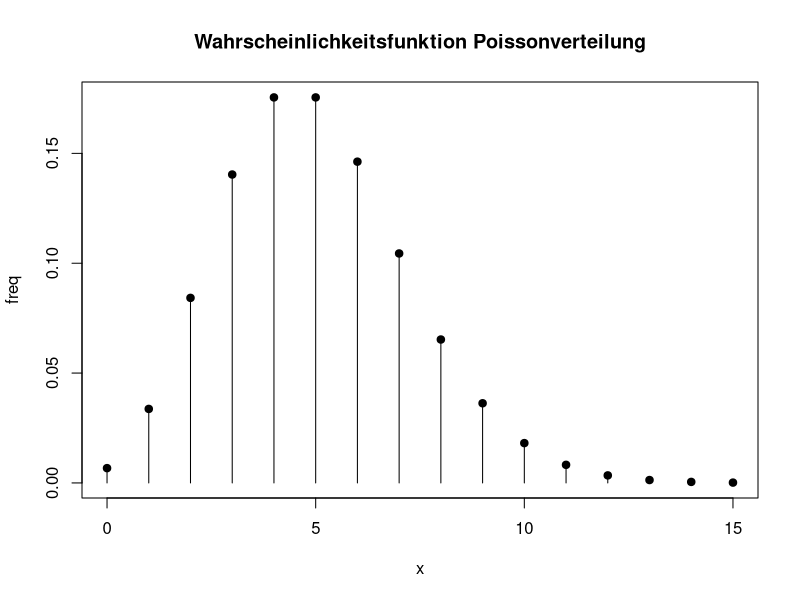
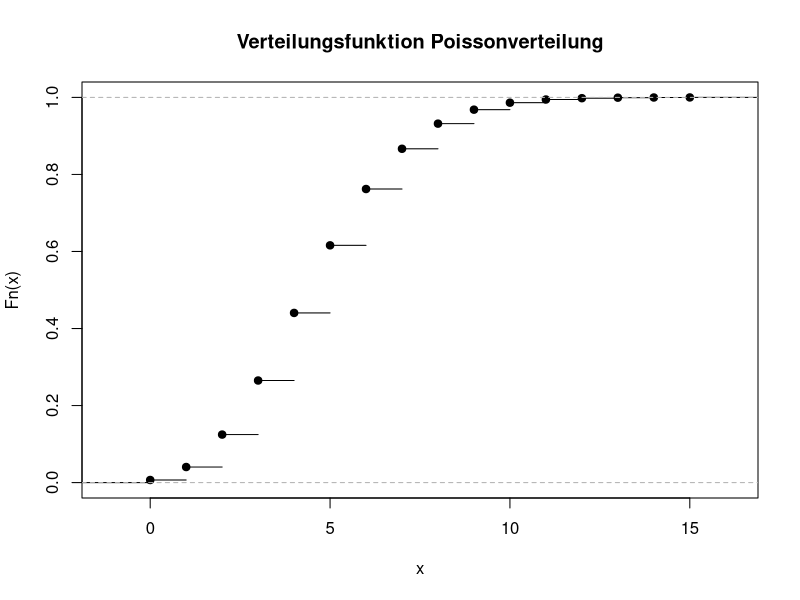

The R script that drew these images, in order:
l <- 5
x <- 0:(3*l)
freq <- dpois(x, lambda=l)
plot(x, freq, type="h", main="Wahrscheinlichkeitsfunktion Poissonverteilung")
points(x, freq, pch=19)
cdf <- approxfun(x, cumsum(freq), method="constant",
								 yleft=0, yright=1, f=0)
class(cdf) <- c("ecdf", "stepfun", class(cdf))
plot(cdf, main="Verteilungsfunktion Poissonverteilung")
